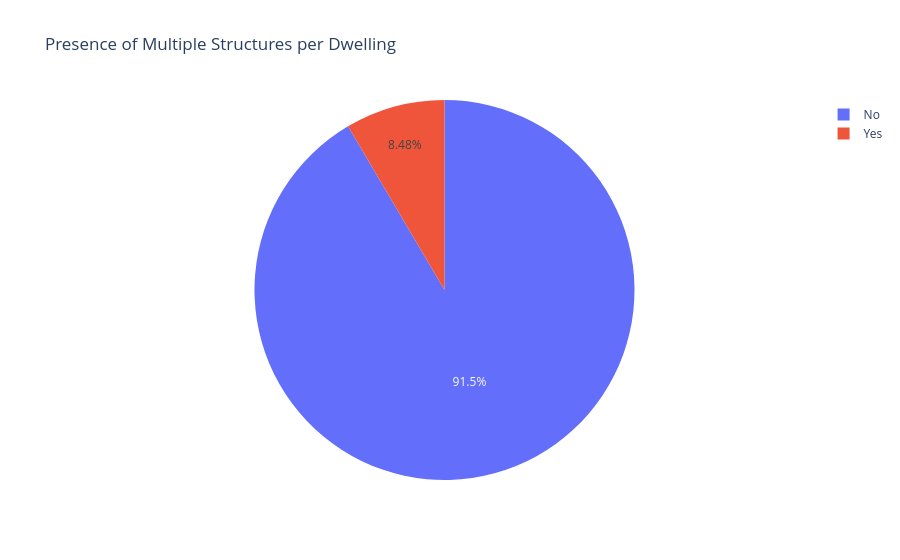

Here is the notebook cell this chart was saved with:
### Code cell
density_counts = melusi_df["morethan_one_building_or_structure_on_this_dwelling"].value_counts().reset_index()
density_counts.columns = ["Multiple Structures", "Count"]

fig = px.pie(
    density_counts,
    names="Multiple Structures",
    values="Count",
    title="Presence of Multiple Structures per Dwelling"
)

fig.show()

### Figure 1 — Plotly figure (JSON) as saved in the notebook; plotly's stock layout.template omitted (floating-point values rounded to 4 significant figures)
{"data": [{"domain": {"x": [0, 1], "y": [0, 1]}, "hovertemplate": "Multiple Structures=%{label}<br>Count=%{value}<extra></extra>", "labels": ["No", "Yes"], "legendgroup": "", "name": "", "showlegend": true, "type": "pie", "values": [6294, 583]}], "layout": {"legend": {"tracegroupgap": 0}, "title": {"text": "Presence of Multiple Structures per Dwelling"}}}
